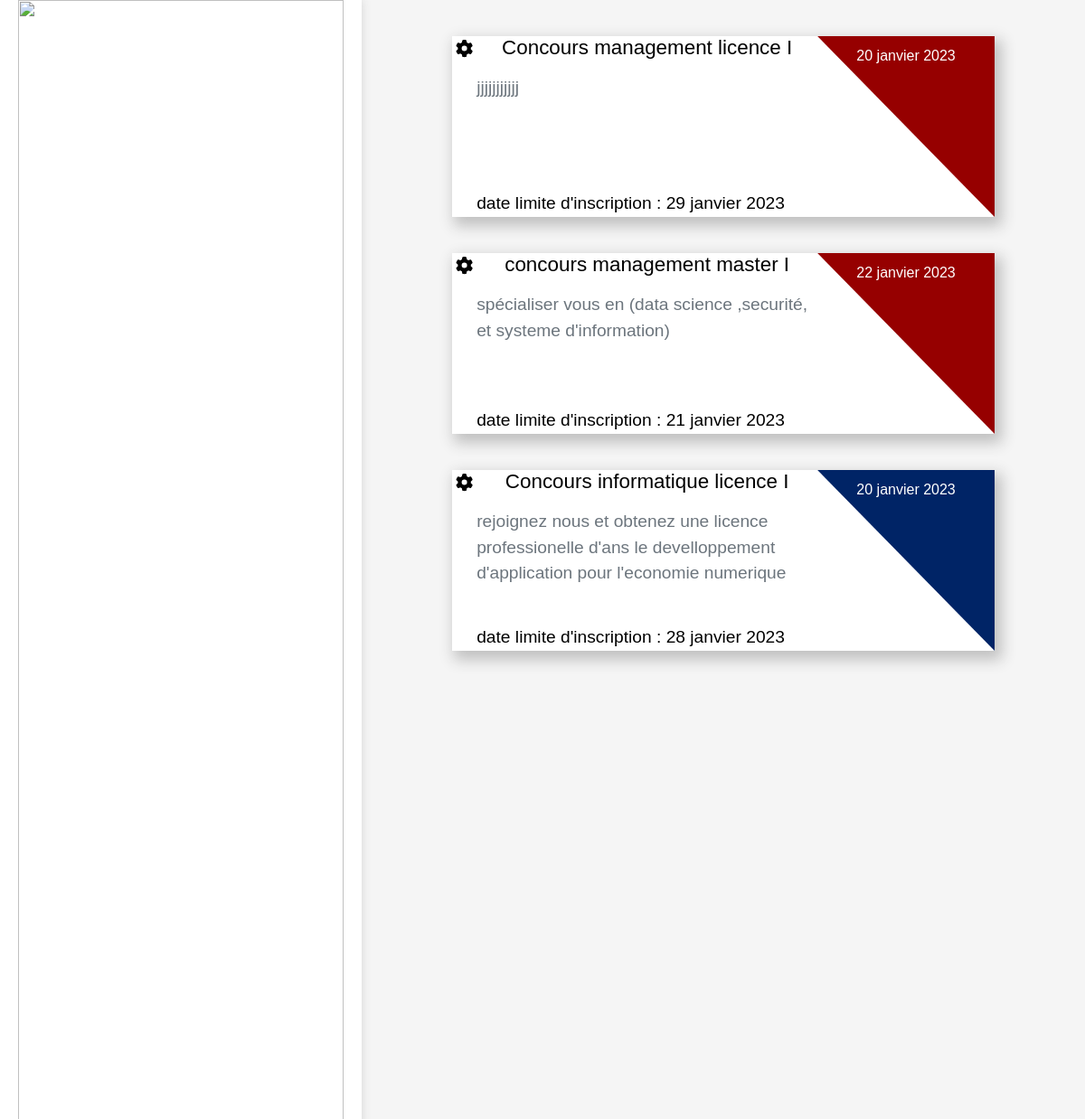
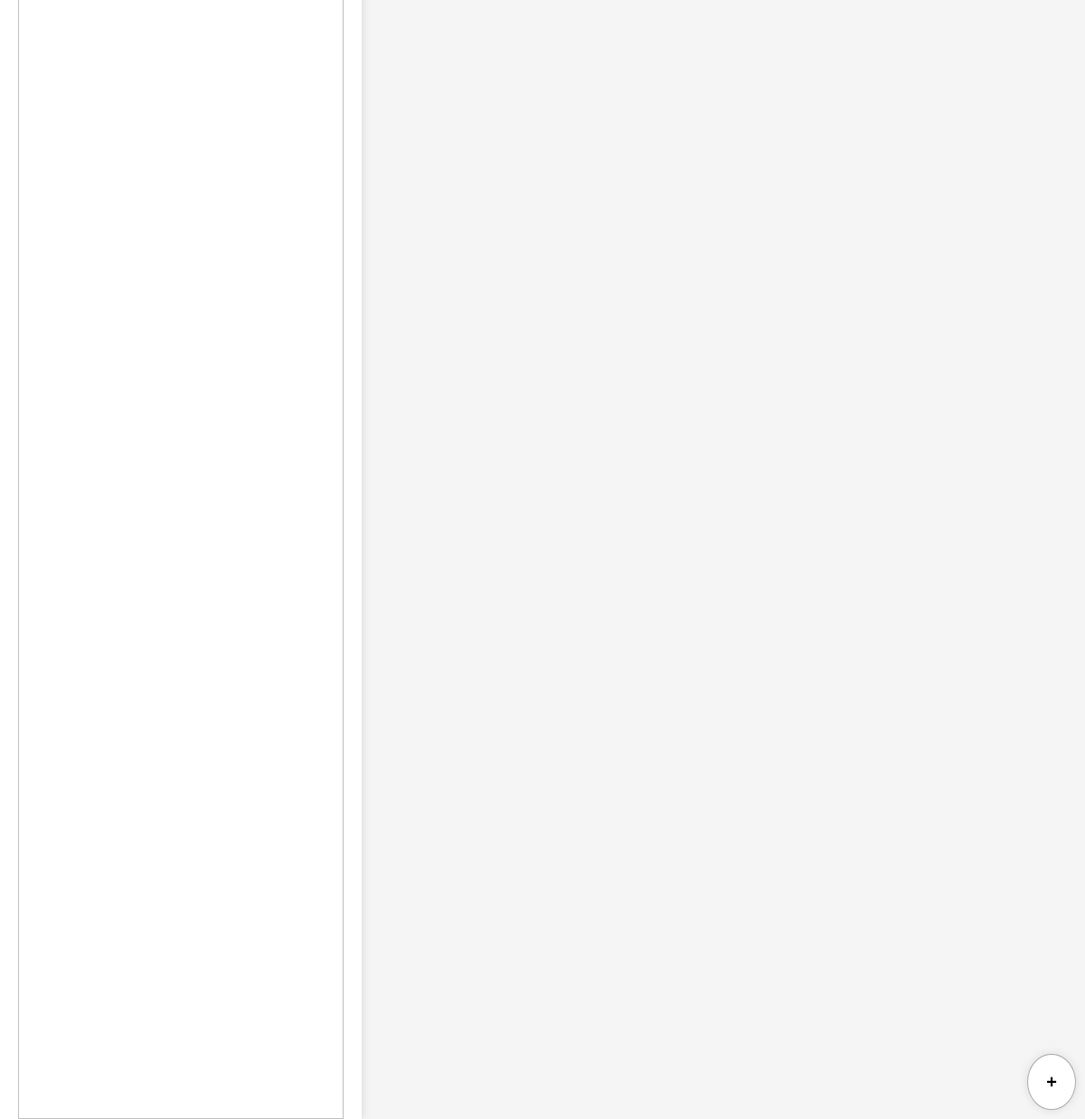
The app's page / (signed in) with its own data (2 pictures, top to bottom).
### Tournaments/models.py (models this page shows, shortened)
class Tournament(models.Model):
    YEAR_IN_SCHOOL_CHOICES = [
        ('cl1i', 'Concours licence I informatique'),
        ('cl1m', 'Concours licence I Management'),
        ('cing1i', 'Concours ingenieur I informatique'),
        ('cing3i', 'Coucours ingenieur III informatique'),
        ('cm1m', 'Concours Master I Management'),
        ('cm1i', 'Concours Master I informatique '),
    ]
    type = models.CharField(max_length=7,choices=YEAR_IN_SCHOOL_CHOICES,default="S0", )
    description=models.TextField(null=True,blank=True)
    date_annonce=models.DateField(auto_now_add=True)
    date_inscription=models.DateField(null=True,verbose_name="date limite d'inscription")
    date_debut=models.DateField(null=True,verbose_name="date de d'ébut")
    nbr_place=models.IntegerField(default=50,verbose_name="nombre maximum de place")

### Tournaments/views.py (the view)
# urls.py: path('',HomeView.as_view(),name='home'),
class HomeView(LoginRequiredMixin,TemplateView):
    template_name = 'home.html'
    def get_context_data(self, **kwargs):
        context=super().get_context_data(**kwargs)
        context["tournaments"]=Tournament.objects.all().reverse()
        return context

### Tournaments/context_processor.py (called while the page is built)
def tournament_context(request):
   return {'ct' :['cl1i','cing1i','cing3i','cm1i'] }

### staff/context_processor.py (called while the page is built)
def staff_context(request):
   return {'rc' : ['RCL1I','RCM1I','RCINGI']}

### templates/home.html (shortened to what this page needs)
{% extends 'base.html' %}
{% load static %}
 {% block style %}
 <link rel="stylesheet" href="{%static 'style/home.css'%}">
 {% endblock  %}
     {% block content %}
        <div class="tournaments">
            {% for t in tournaments  %}
            <div class="tournament">
            <div class="dropdown m-1">
                <a  type="button" id="dropdownMenuButton1" data-bs-toggle="dropdown" aria-expanded="false">
                    <i class="fa-solid fa-gear"></i>
                </a>
              </div>
                <a  href="{% url 'tournament' t.pk %}"  class="content">
                          <h2 class="text-center">
                    {% if t.type == "cl1i" %}Concours  informatique licence I
                    {% elif t.type == "cl1m" %}Concours  management licence I
                    {% elif t.type == "cm1i"%}Concours  informatique master  I
                    {% elif t.type == "cing1i" %} concours ingenieur informatique niveau I
                    {% elif t.type == "cing3i" %}concours ingenieur informatique niveau III
                    {% else %}
                    concours management master I
                    {%endif%}
                </h2>
                <div class="text-right pt-2 text-muted description">
                    {{t.description}}
                </div>
                <div> date limite d'inscription : {{t.date_inscription}}</div>
            </a>
        <div class="brand {% if t.type in ct %}brand-inf{%endif%}">
            {{t.date_debut}}
    </div>
</div>
        {% endfor %}
        </div>
        {%if request.user.role  in rc or request.user.role == 'D' %}
        <a class="add" href="{% url 'add_tournament'%}">
            +
        </a>
        {%endif%}
     {% endblock  %}

### statics/style/home.css (style rules this page uses)
.tournaments { height: 100%; padding: 0 100px; }
.brand { text-align: center; background-color: rgb(150, 0, 0); width: 300px; height: 100%; clip-path: polygon(0 0 , 100% 0 , 100% 100%); padding: 10px; color:white }
.content { width: 100%; display: flex; flex-direction: column; }
.content .description { height: 100%; }
.brand-inf { background-color: rgb(0, 36, 102); }
.tournament { display: flex; position: relative; height: 200px; margin: 40px 0; background-color: white; box-shadow: 5PX 7px 15px 3px rgb(192, 192, 192); box-sizing:none; }
.tournament h2 { font-size: 1.4rem; }

### statics/style/base.css (style rules this page uses)
* { box-sizing: border-box; user-select: none; }
body { margin:0; color: black; background-color: #F5F5F5; font-family: sans-serif; }
.add { padding: 15px 20px; font-size: 20px; font-weight: 700; border-radius: 50%; background-color:white ; border: 1px solid #Aaa; box-shadow: rgb(218, 218, 218) 0 0 10px 0; position: fixed; bottom: 0; right: 0; margin: 10px; }
a { text-decoration: none; color: black; font-size: 1.2rem; }

### records on screen
Tournament: type "Concours management licence I", description "jjjjjjjjjjj", date_inscription "29 janvier 2023", date_debut "20 janvier 2023"
Tournament: type "concours management master I", description "spécialiser vous en (data science ,securité, et systeme d'information)", date_inscription "21 janvier 2023", date_debut "22 janvier 2023"
Tournament: type "Concours informatique licence I", description "rejoignez nous et obtenez une licence professionelle d'ans le develloppement d'application pour l'economie numerique", date_inscription "28 janvier 2023", date_debut "20 janvier 2023"
